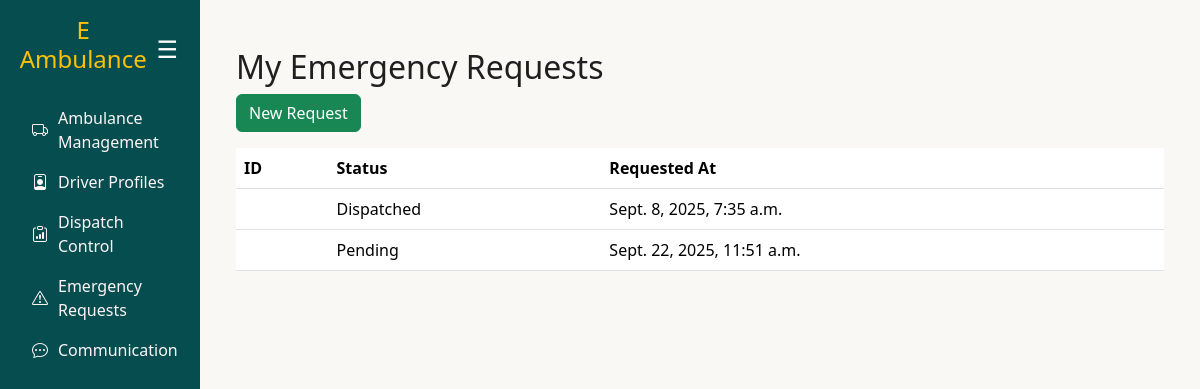
The page /my-requests/ on the database its author committed.
### ambulance/models.py (models this page shows, shortened)
class EmergencyRequest(models.Model):
    user = models.ForeignKey(User, on_delete=models.CASCADE)
    ambulance = models.ForeignKey(Ambulance, on_delete=models.CASCADE, null=True, blank=True)
    request_time = models.DateTimeField(auto_now_add=True)  # already hai
    expiry_time = models.DateTimeField(null=True, blank=True)
    created_at = models.DateTimeField(auto_now_add=True)  # 👈 yeh add karo
    status = models.CharField(
        max_length=20,
        choices=[
            ('pending', 'Pending'),
            ('accepted', 'Accepted'),
            ('completed', 'Completed'),
            ('expired', 'Expired'),
        ],
        default='pending'
    )
    pickup_address = models.CharField(max_length=255, null=True, blank=True)
    hospital_name = models.CharField(max_length=255, null=True, blank=True)
    hospital_address = models.CharField(max_length=255, null=True, blank=True)
    request_type = models.CharField(
        max_length=50,
        choices=[('emergency', 'Emergency'), ('normal', 'Normal')],
        default='emergency'
    )

### ambulance/views.py (the view)
# urls.py: path("my-requests/", views.my_requests, name="my_requests"),
def my_requests(request):
    requests = EmergencyRequest.objects.all()  # or filter by logged-in user
    return render(request, "my_requests.html", {"requests": requests})

### ambulance/templates/my_requests.html
{% extends "base.html" %}
{% block content %}
<div class="container mt-4">
  <h2>My Emergency Requests</h2>
  <a href="{% url 'emergency_request_create' %}" class="btn btn-success mb-3">New Request</a>
  <table class="table">
    <tr>
      <th>ID</th>
      <th>Status</th>
      <th>Requested At</th>
    </tr>
    {% for req in requests %}
    <tr>
      <td>{{ req.requestid }}</td>
      <td>{{ req.get_status_display }}</td>
      <td>{{ req.request_time }}</td>
    </tr>
    {% empty %}
    <tr><td colspan="3">No requests yet.</td></tr>
    {% endfor %}
  </table>
</div>
{% endblock %}

### ambulance/templates/base.html (style rules this page uses)
:root { --brand:#cc924f; --brand-ink:#1a0c0c; --ink:#1f1f1f; --muted:#6b6b6b; --bg:#faf8f5; --card:#ffffff; --ring: rgba(204,146,79,.35); }
body { overflow-x: hidden; background: var(--bg); color: var(--ink); }

### rows shown on the page
EmergencyRequest: status "Dispatched", request_time "Sept. 8, 2025, 7:35 a.m."
EmergencyRequest: status "Pending", request_time "Sept. 22, 2025, 11:51 a.m."
